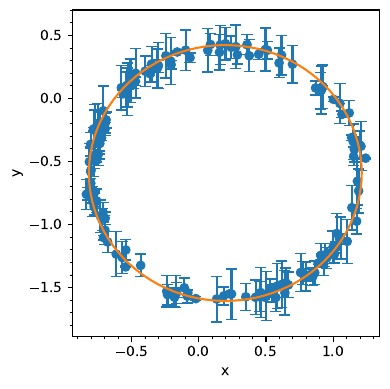

Recreate this plot in Python.
import numpy as np
import matplotlib.pyplot as plt
import pandas as pd

# Lectura do arquivo
data = pd.read_csv("minimos_cadrados/fichero4.csv", sep = ";")

# Definicións por comodidade
data["sig"] = data["sigma_y"]**-2
data["z"] = data["x"]**2 + data["y"]**2
data["xy"] = data["x"] * data["y"]
data["xz"] = data["x"] * data["z"]
data["yz"] = data["y"] * data["z"]

# Cálculo da matriz de coeficientes e os termos independentes
coeff11 = -2 * data["x"]**2 @ data["sig"]
coeff12 = -2 * data["xy"] @ data["sig"]
coeff13 = data["x"] @ data["sig"]

coeff21 = coeff12
coeff22 = -2 * data["y"]**2 @ data["sig"]
coeff23 = data["y"] @ data["sig"]

coeff31 = -2 * coeff13
coeff32 = -2 * coeff23
coeff33 = np.sum(data["sig"])

indep1 = -1 * data["xz"] @ data["sig"]
indep2 = -1 * data["yz"] @ data["sig"]
indep3 = -1 * data["z"] @ data["sig"]

coeff = np.array(((coeff11,coeff12,coeff13),
                  (coeff21,coeff22,coeff23),
                  (coeff31,coeff32,coeff33)))
indep = np.array(((indep1),(indep2),(indep3)))

# Resolución do sistema de ecuacións
a, b, c = np.linalg.inv(coeff) @ indep

print(f"Os parámetros obtidos polo axuste son os seguintes:")
print(f"a = {a}")
print(f"b = {b}")
print(f"c = {c}")

# Representación dos datos xunto coa circunferencia axustada

R = np.sqrt(a**2 + b**2 - c)
x_circ = lambda theta : a + R*np.cos(theta)
y_circ = lambda theta : b + R*np.sin(theta)

fig, ax = plt.subplots(figsize = (4,4))

ang = np.linspace(0, 2*np.pi, 100)

ax.errorbar(data["x"], data["y"], yerr = data["sigma_y"], fmt = "o", color = "tab:blue", ecolor = "tab:blue", capsize = 4)
ax.plot(x_circ(ang), y_circ(ang), ls = "solid", color = "tab:orange", zorder = 3)

ax.set_xlabel("x")
ax.set_ylabel("y")

ax.xaxis.set_major_locator(plt.MultipleLocator(.5))
ax.xaxis.set_minor_locator(plt.MultipleLocator(.1))
ax.yaxis.set_major_locator(plt.MultipleLocator(.5))
ax.yaxis.set_minor_locator(plt.MultipleLocator(.1))

fig.tight_layout()
fig.savefig("minimos_cadrados/ex4.pdf", dpi = 300, bbox_inches = "tight")
